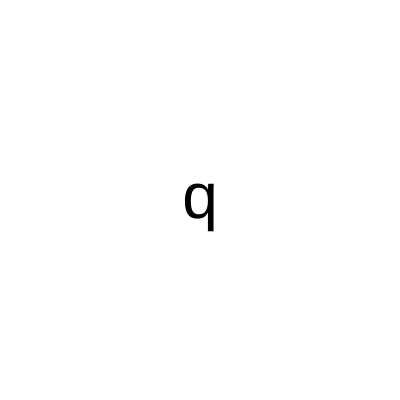
Frame 1 (no input)
Frame 60 (no input): identical to frame 1, image omitted
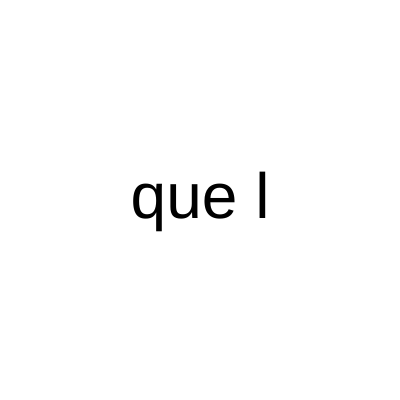
Frame 120 (the mouse pressed at the canvas centre since frame 60)

The p5.js sketch that drew these frames (run headless with seeded random() and noise() and a simulated clock; from frame 60 on, the mouse is pressed at the canvas centre):

// p5.js sketch
// ── sketch.js
let palavra;

function setup() {
  createCanvas(400, 400);

  palavra = palavraAleatoria();
  
}

function palavraAleatoria() {
  
  let palavras = ["boa tarde", "tudo bem", "que legal"];
  
  return random(palavras);
}

function inicializaCores() {
  background("white");
  fill("black");
  textSize(64);
  textAlign(CENTER, CENTER);
}

function palavraParcial(minimo, maximo) {
  let quantidade = map(mouseX, minimo, maximo, 1, palavra.length);
  let parcial = palavra.substring(0, quantidade);
  return parcial;
}

function draw() {
  
  inicializaCores();

  let texto = palavraParcial(0, width);
    
  text(texto, 200, 200);
  
}

function modoNoturno(horario) {
  if (horario > 18) {
    console.log("Você precisa ligar o modo escuro!");
  } else {
    console.log("Modo noturno não é necessário neste momento.");
  }
}

modoNoturno(15);
modoNoturno(20);
